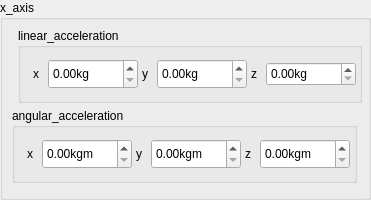
              <widget class="QGroupBox" name="fam_x_axis_groupbox">
               <property name="minimumSize">
                <size>
                 <width>370</width>
                 <height>200</height>
                </size>
               </property>
               <property name="maximumSize">
                <size>
                 <width>372</width>
                 <height>190</height>
                </size>
               </property>
               <property name="title">
                <string>x_axis</string>
               </property>
               <widget class="QGroupBox" name="fluid_x_linear_acceleration_groupbox">
                <property name="geometry">
                 <rect>
                  <x>18</x>
                  <y>28</y>
                  <width>344</width>
                  <height>75</height>
                 </rect>
                </property>
                <property name="minimumSize">
                 <size>
                  <width>340</width>
                  <height>75</height>
                 </size>
                </property>
                <property name="maximumSize">
                 <size>
                  <width>344</width>
                  <height>78</height>
                 </size>
                </property>
                <property name="toolTip">
                 <string> Added mass in the X axis due to linear acceleration in the x,y,z axes</string>
                </property>
                <property name="title">
                 <string>linear_acceleration</string>
                </property>
                <layout class="QHBoxLayout" name="horizontalLayout_3">
                 <item>
                  <widget class="QLabel" name="fam_xx_label">
                   <property name="minimumSize">
                    <size>
                     <width>12</width>
                     <height>24</height>
                    </size>
                   </property>
                   <property name="maximumSize">
                    <size>
                     <width>15</width>
                     <height>30</height>
                    </size>
                   </property>
                   <property name="text">
                    <string>x</string>
                   </property>
                   <property name="alignment">
                    <set>Qt::AlignCenter</set>
                   </property>
                  </widget>
                 </item>
                 <item>
                  <widget class="QDoubleSpinBox" name="fam_xx_sp">
                   <property name="minimumSize">
                    <size>
                     <width>90</width>
                     <height>24</height>
                    </size>
                   </property>
                   <property name="maximumSize">
                    <size>
                     <width>100</width>
                     <height>30</height>
                    </size>
                   </property>
                   <property name="toolTip">
                    <string>Added mass in the X axis due to linear acceleration in the X axis, in kg</string>
                   </property>
                   <property name="suffix">
                    <string>kg</string>
                   </property>
                   <property name="maximum">
                    <double>1000.000000000000000</double>
                   </property>
                  </widget>
                 </item>
                 <item>
                  <widget class="QLabel" name="fam_xy_label">
                   <property name="minimumSize">
                    <size>
                     <width>12</width>
                     <height>24</height>
                    </size>
                   </property>
                   <property name="maximumSize">
                    <size>
                     <width>15</width>
                     <height>30</height>
                    </size>
                   </property>
                   <property name="text">
                    <string>y</string>
                   </property>
                   <property name="alignment">
                    <set>Qt::AlignCenter</set>
                   </property>
                  </widget>
                 </item>
                 <item>
                  <widget class="QDoubleSpinBox" name="fam_xy_sp">
                   <property name="minimumSize">
                    <size>
                     <width>90</width>
                     <height>24</height>
                    </size>
                   </property>
                   <property name="maximumSize">
                    <size>
                     <width>100</width>
                     <height>30</height>
                    </size>
                   </property>
                   <property name="toolTip">
                    <string>Added mass in the X axis due to linear acceleration in the Y axis, and vice-versa, in kg.</string>
                   </property>
                   <property name="suffix">
                    <string>kg</string>
                   </property>
                   <property name="maximum">
                    <double>1000.000000000000000</double>
                   </property>
                  </widget>
                 </item>
                 <item>
                  <widget class="QLabel" name="fam_zz_label_2">
                   <property name="minimumSize">
                    <size>
                     <width>12</width>
                     <height>24</height>
                    </size>
                   </property>
                   <property name="maximumSize">
                    <size>
                     <width>15</width>
                     <height>30</height>
                    </size>
                   </property>
                   <property name="text">
                    <string>z</string>
                   </property>
                   <property name="alignment">
                    <set>Qt::AlignCenter</set>
                   </property>
                  </widget>
                 </item>
                 <item>
                  <widget class="QDoubleSpinBox" name="fam_xz_sp">
                   <property name="minimumSize">
                    <size>
                     <width>90</width>
                     <height>24</height>
                    </size>
                   </property>
                   <property name="toolTip">
                    <string>Added mass in the X axis due to linear acceleration in the Z axis, and vice-versa, in kg.</string>
                   </property>
                   <property name="suffix">
                    <string>kg</string>
                   </property>
                   <property name="maximum">
                    <double>1000.000000000000000</double>
                   </property>
                  </widget>
                 </item>
                </layout>
               </widget>
               <widget class="QGroupBox" name="fluid_x_angular_acceleration_groupbox">
                <property name="geometry">
                 <rect>
                  <x>12</x>
                  <y>108</y>
                  <width>345</width>
                  <height>75</height>
                 </rect>
                </property>
                <property name="minimumSize">
                 <size>
                  <width>343</width>
                  <height>75</height>
                 </size>
                </property>
                <property name="maximumSize">
                 <size>
                  <width>345</width>
                  <height>78</height>
                 </size>
                </property>
                <property name="toolTip">
                 <string> Added mass in the X axis due to linear acceleration in the x,y,z axes</string>
                </property>
                <property name="title">
                 <string>angular_acceleration</string>
                </property>
                <layout class="QHBoxLayout" name="horizontalLayout_4">
                 <item>
                  <widget class="QLabel" name="fam_xp_label_">
                   <property name="minimumSize">
                    <size>
                     <width>12</width>
                     <height>24</height>
                    </size>
                   </property>
                   <property name="maximumSize">
                    <size>
                     <width>15</width>
                     <height>30</height>
                    </size>
                   </property>
                   <property name="text">
                    <string>x</string>
                   </property>
                   <property name="alignment">
                    <set>Qt::AlignCenter</set>
                   </property>
                  </widget>
                 </item>
                 <item>
                  <widget class="QDoubleSpinBox" name="fam_xp_sp">
                   <property name="minimumSize">
                    <size>
                     <width>90</width>
                     <height>24</height>
                    </size>
                   </property>
                   <property name="maximumSize">
                    <size>
                     <width>100</width>
                     <height>30</height>
                    </size>
                   </property>
                   <property name="toolTip">
                    <string>Added mass in the X axis due to angular acceleration about the X axis, and vice-versa, in kg * m.</string>
                   </property>
                   <property name="suffix">
                    <string>kgm</string>
                   </property>
                   <property name="maximum">
                    <double>1000.000000000000000</double>
                   </property>
                  </widget>
                 </item>
                 <item>
                  <widget class="QLabel" name="fam_xq_label">
                   <property name="minimumSize">
                    <size>
                     <width>12</width>
                     <height>24</height>
                    </size>
                   </property>
                   <property name="maximumSize">
                    <size>
                     <width>15</width>
                     <height>30</height>
                    </size>
                   </property>
                   <property name="text">
                    <string>y</string>
                   </property>
                   <property name="alignment">
                    <set>Qt::AlignCenter</set>
                   </property>
                  </widget>
                 </item>
                 <item>
                  <widget class="QDoubleSpinBox" name="fam_xq_sp">
                   <property name="minimumSize">
                    <size>
                     <width>90</width>
                     <height>24</height>
                    </size>
                   </property>
                   <property name="maximumSize">
                    <size>
                     <width>100</width>
                     <height>30</height>
                    </size>
                   </property>
                   <property name="toolTip">
                    <string>Added mass in the X axis due to angular acceleration about the Y axis, and vice-versa, in kg * m.</string>
                   </property>
                   <property name="suffix">
                    <string>kgm</string>
                   </property>
                   <property name="maximum">
                    <double>1000.000000000000000</double>
                   </property>
                  </widget>
                 </item>
                 <item>
                  <widget class="QLabel" name="fam_xr_label">
                   <property name="minimumSize">
                    <size>
                     <width>12</width>
                     <height>24</height>
                    </size>
                   </property>
                   <property name="maximumSize">
                    <size>
                     <width>15</width>
                     <height>30</height>
                    </size>
                   </property>
                   <property name="text">
                    <string>z</string>
                   </property>
                   <property name="alignment">
                    <set>Qt::AlignCenter</set>
                   </property>
                  </widget>
                 </item>
                 <item>
                  <widget class="QDoubleSpinBox" name="fam_xr_sp">
                   <property name="minimumSize">
                    <size>
                     <width>90</width>
                     <height>24</height>
                    </size>
                   </property>
                   <property name="maximumSize">
                    <size>
                     <width>100</width>
                     <height>30</height>
                    </size>
                   </property>
                   <property name="toolTip">
                    <string>Added mass in the X axis due to angular acceleration about the Z axis, and vice-versa, in kg * m</string>
                   </property>
                   <property name="suffix">
                    <string>kgm</string>
                   </property>
                   <property name="maximum">
                    <double>1000.000000000000000</double>
                   </property>
                  </widget>
                 </item>
                </layout>
               </widget>
              </widget>
